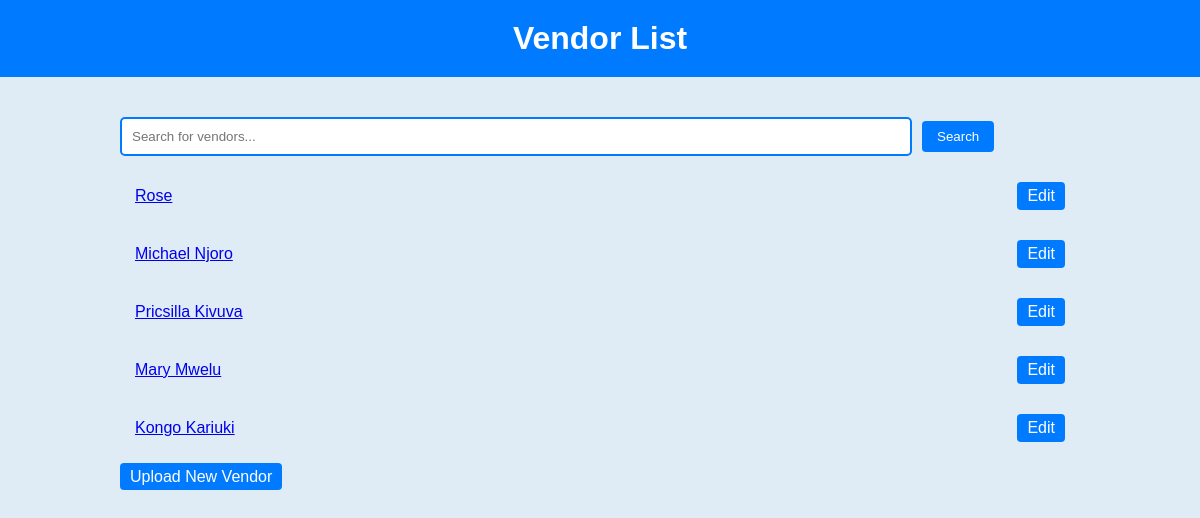
The app's page /vendor/vendors/list/ with its own data.
### Vendor/models.py (models this page shows)
class Vendor(models.Model):
    name=models.CharField(max_length=32)
    email_address=models.EmailField()
    phone_number=models.CharField(max_length=32)
    home_address=models.CharField(max_length=32)

### Vendor/views.py (the view)
# urls.py: path('vendors/list/', views.vendor_list, name="vendor_list_view"),
def vendor_list(request):
    vendors = Vendor.objects.all()
    return render(request, 'Vendor/vendor_list.html', {'vendors': vendors})

### templates/Vendor/vendor_list.html (shortened to what this page needs)
<!DOCTYPE html>
<html>
<head>
</head>
<body>
    <h1>Vendor List</h1>
    <div class="container">
        <div class="search-container">
            <input type="text" class="search-input" id="searchInput" placeholder="Search for vendors...">
            <button class="search-button" id="searchButton">Search</button>
        </div>
        <ul class="vendor-list">
            {% for vendor in vendors %}
                <li><a href="{% url 'vendor_detail_view' vendor.id %}">{{ vendor.name }}</a> <a href="{% url 'vendor_edit_view' vendor.id %}" class="btn">Edit</a></li>
            {% endfor %}
        </ul>
        <a href="{% url 'vendor_upload_view' %}" class="btn">Upload New Vendor</a>
    </div>
</body>
</html>

### templates/Vendor/vendor_list.html (style rules this page uses)
body { font-family: Arial, sans-serif; margin: 0; padding: 0; background-color: rgb(224, 236, 245); }
.container { max-width: 960px; margin: 0 auto; padding: 20px; }
.vendor-list { list-style: none; padding: 0; }
.vendor-list li { margin-bottom: 10px; padding: 10px 15px; border-radius: 5px; display: flex; justify-content: space-between; align-items: center; }
.btn { background-color: #007bff; color: #fff; text-decoration: none; padding: 5px 10px; border-radius: 4px; }
.search-container { margin-top: 20px; display: flex; align-items: center; }
.search-input { padding: 10px; width: 80%; border: 2px solid #007bff;; border-radius: 5px; margin-right: 10px; }
.search-button { background-color: #007bff; color: #fff; border: none; padding: 8px 15px; border-radius: 4px; cursor: pointer; }
h1 { text-align: center; padding: 20px; background-color: #007bff; color: #fff; margin: 0; }

### records on screen
Vendor: name "Rose"
Vendor: name "Michael Njoro"
Vendor: name "Pricsilla Kivuva"
Vendor: name "Mary Mwelu"
Vendor: name "Kongo Kariuki"
